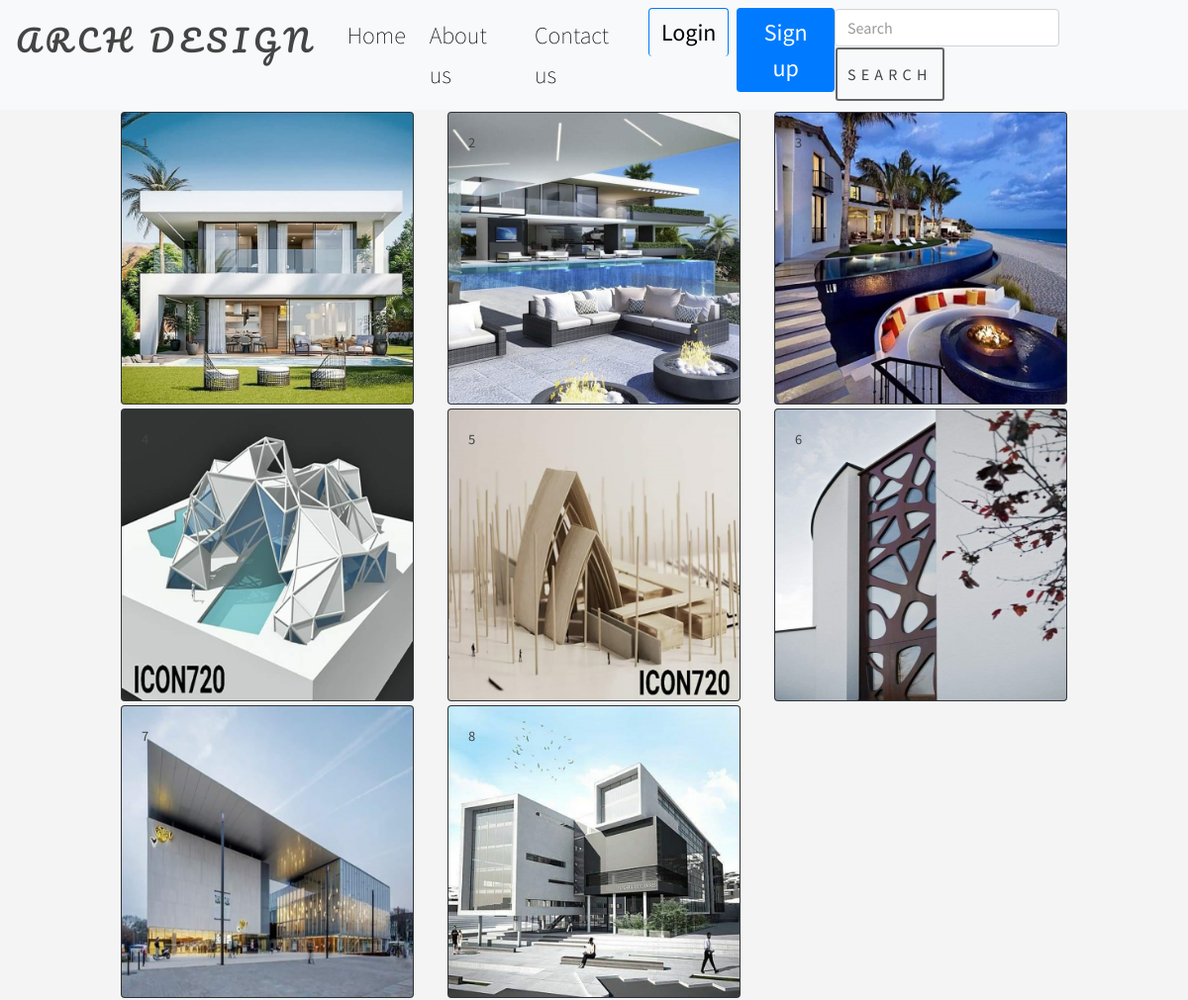
The app's page /pic/ with its own data.
### app/models.py (models this page shows, shortened)
class Picture(models.Model):
    name = models.CharField(max_length=100)
    file = models.FileField()

### app/views.py (the view)
# urls.py: path('pic/', views.PicView.as_view(), name='pic'),
class PicView(View):
	def get(self, request):
		pics = Picture.objects.all()
		return render(request, 'app/pic.html', {'pics':pics})

### app/templates/app/pic.html (shortened to what this page needs)
{% extends 'app/base.html' %}
{% load bootstrap4 %}
{% load static %}
{% load crispy_forms_tags %}
{% block content %}
<div style="margin:0 120px">
<div class="row">
	{% for x in pics %}
	<div class="col-lg-4 col-md-6 col-sm-12">
		<div class="card bg-dark text-white" style="margin:2px ;">
			  <img class="card-img" src="{{ x.file.url }}" alt="Card image">
			<div class="card-img-overlay">
				<h5 class="card-title">{{x.name}}</h5>
			</div>
		</div>
	</div>
	{% endfor %}
</div>
</div>
{% endblock %}

### app/templates/app/base.html (shortened to what this page needs)
{% load static %}
{% load bootstrap4 %}
{% bootstrap_css %}
<!DOCTYPE HTML>
<html>
	<head>
		<link rel="stylesheet" href="{% static 'css/main.css' %}" />
	</head>
	<body>
	<div id="navy" class="navbar sticky-top navbar-expand-lg navbar-light bg-light">
  <a class="navbar-brand" href="/" ><h3 >Arch Design</h3></a>
  <div class="collapse navbar-collapse" id="navbarSupportedContent">
    <ul class="navbar-nav mr-auto">
      <li class="nav-item active">
        <a class="nav-link" href="/">Home <span class="sr-only">(current)</span></a>
      </li>
      <li class="nav-item">
        <a class="nav-link" href="{% url 'about' %}">About us</a>
      </li>
      <li class="nav-item">
        <a class="nav-link " href="{% url 'contact_us' %}">Contact us</a>
      </li>
	  {% if user.is_authenticated %}
      <li class="nav-item dropdown">
        <a class="nav-link dropdown-toggle" href="#" id="navbarDropdown" role="button" data-toggle="dropdown" aria-haspopup="true" aria-expanded="false">
          <b>{{user|title}}</b>
        </a>
        <div class="dropdown-menu" aria-labelledby="navbarDropdown">
          <a class="dropdown-item btn-danger"  href="{% url 'logout' %}">Logout</a>
        </div>
      </li>
	  {% else %}
	  <li class="nav-item">
        <a class="btn btn-outline-primary" href="{% url 'login' %}" >Login</a>
      </li>
	  <li class="nav-item">
        <a class="btn btn-primary" href="{% url 'signup' %}" style="color:#fff;">Sign up</a>
      </li>
	  {% endif %}
    </ul>
    <form class="form-inline my-2 my-lg-0">
      <input class="form-control mr-sm-2" type="search" placeholder="Search" aria-label="Search">
      <button class="btn btn-outline-muted my-2 my-sm-0" type="submit">Search</button>
    </form>
  </div>
</div>
{% block content %}{% endblock %}
	</body>
</html>

### app/static/css/main.css (style rules this page uses)
html, body, div, span, applet, object, iframe, h1, h2, h3, h4, h5, h6, p, blockquote, pre, a, abbr, acronym, address, big, cite, code, del, dfn, em, img, ins, kbd, q, s, samp, small, strike, strong, sub, sup, tt, var, b, u, i, center, dl, dt, dd, ol, ul, li, fieldset, form, label, legend, table, caption, tbody, tfoot, thead, tr, th, td, article, aside, canvas, details, embed, figure, figcaption, footer, header, hgroup, menu, nav, output, ruby, section, summary, time, mark, audio, video { margin: 0; padding: 0; border: 0; font-size: 100%; font: inherit; vertical-align: baseline; }
body { line-height: 1; }
ol, ul { list-style: none; }
body { -webkit-text-size-adjust: none; }
*, *:before, *:after { -moz-box-sizing: border-box; -webkit-box-sizing: border-box; box-sizing: border-box; }
body { -ms-overflow-style: scrollbar; }
body { background: #f4f4f4; }
body { background-color: #f4f4f4; color: #666666; }
body, input, select, textarea { font-family: "Source Sans Pro", Helvetica, sans-serif; font-size: 17pt; font-weight: 200; line-height: 1.65; }
@media screen and (max-width: 1680px) { body, input, select, textarea { font-size: 13pt; } }
@media screen and (max-width: 1280px) { body, input, select, textarea { font-size: 12pt; } }
a { -moz-transition: color 0.2s ease, border-bottom-color 0.2s ease; -webkit-transition: color 0.2s ease, border-bottom-color 0.2s ease; -ms-transition: color 0.2s ease, border-bottom-color 0.2s ease; transition: color 0.2s ease, border-bottom-color 0.2s ease; text-decoration: none; border-bottom: dotted 1px; }
h1, h2, h3, h4, h5, h6 { font-weight: 400; line-height: 1.5; margin: 0 0 1em 0; text-transform: uppercase; letter-spacing: 0.375rem; }
h3 { font-size: 1.25em; }
h5 { font-size: 0.9em; }
input, select, textarea { color: #444444; }
a { color: inherit; }
h1, h2, h3, h4, h5, h6 { color: #444444; }
input[type="submit"], input[type="reset"], input[type="button"], button, .button { -moz-appearance: none; -webkit-appearance: none; -ms-appearance: none; appearance: none; -moz-transition: box-shadow 0.2s ease-in-out, background-color 0.2s ease-in-out, color 0.2s ease-in-out; -webkit-transition: box-shadow 0.2s ease-in-out, background-color 0.2s ease-in-out, color 0.2s ease-in-out; -ms-transition: box-shadow 0.2s ease-in-out, background-color 0.2s ease-in-out, color 0.2s ease-in-out; transition: box-shadow 0.2s ease-in-out, background-color 0.2s ease-in-out, color 0.2s ease-in-out; border-radius: 4px; border: 0; cursor: pointer; display: inline-block; font-weight: 400; height: 3.5em; line-height: 3.5em; padding: 0 2em 0 2.375em; text-align: center; text-decoration: none; white-space: nowrap; text-transform: uppercase; letter-spacing: 0.325em; font-size: 0.725em; }
input[type="submit"], input[type="reset"], input[type="button"], button, .button { background-color: transparent; box-shadow: inset 0 0 0 2px #666666; color: #444444 !important; }
form { margin: 0 0 2em 0; }
ul { list-style: disc; margin: 0 0 2em 0; padding-left: 1em; }
ul li { padding-left: 0.5em; }

### app/templates/app/base.html (style rules this page uses)
#navy a { font-size:1.5em; border-bottom:none; color:#000; }
#navy h3 { font-family: "Pacifico", cursive; }

### records on screen
Picture: file (picture), name "1"
Picture: file (picture), name "2"
Picture: file (picture), name "3"
Picture: file (picture)
Picture: file (picture), name "5"
Picture: file (picture), name "6"
Picture: file (picture), name "7"
Picture: file (picture), name "8"
